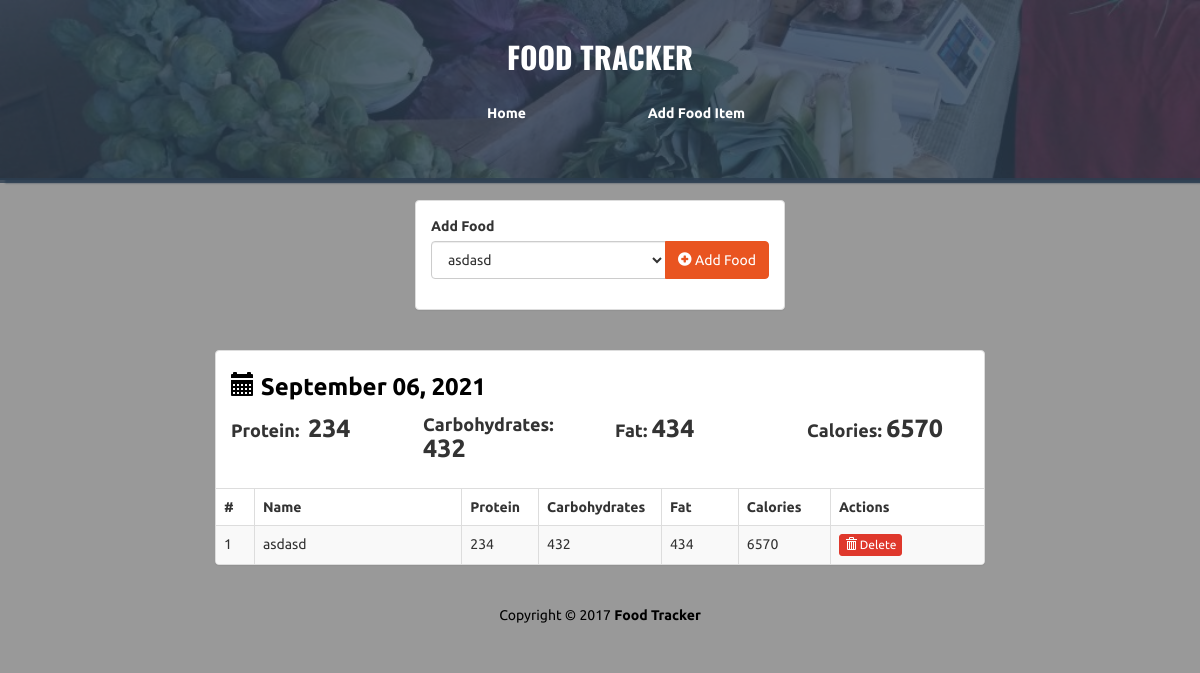
Page /view/2 on the committed database.
### foodtracker/models.py (models this page shows)
class Log(db.Model):
    id = db.Column(db.Integer, primary_key=True)
    date = db.Column(db.Date, nullable=False)
    foods = db.relationship('Food', secondary=log_food)

class Food(db.Model):
    id = db.Column(db.Integer, primary_key=True)
    name = db.Column(db.String(50), unique=True, nullable=False)
    proteins = db.Column(db.Integer, nullable=False)
    carbs = db.Column(db.Integer, nullable=False)
    fats = db.Column(db.Integer, nullable=False)
    @property
    def calories(self):
        return self.proteins * 4 + self.carbs * 4 + self.fats * 9

### foodtracker/routes.py (the view)
@main.route('/view/<int:log_id>')
def view(log_id):
    log = Log.query.get_or_404(log_id)
    foods = Food.query.all()
    totals = {
        'protein': 0,
        'carbs': 0,
        'fat': 0,
        'calories': 0
    }
    for food in log.foods:
        totals['protein'] += food.proteins
        totals['carbs'] += food.carbs
        totals['fat'] += food.fats
        totals['calories'] += food.calories
    return render_template('view.html', foods=foods, log=log, totals=totals)

### foodtracker/templates/view.html (shortened to what this page needs)
<!DOCTYPE html>
<html lang="en">
<head>
    <link rel="stylesheet" href="{{ url_for('static', filename='bs/css/united.min.css')}}" />
    <link rel="stylesheet" href="{{ url_for('static', filename='styles.css')}}" />
</head>
<body>
    <div class="container-fluid" id="wrapper">
        <div class="row" id="homeJumbo">
            <div class="overlay"></div>
            <div class="col-lg-12">
                <h1>
                    <a href="{{ url_for('main.index') }}">FOOD TRACKER</a>
                </h1>
                <div class="row t20">
                    <div class="col-lg-4 col-lg-offset-4">
                        <ul class="nav nav-pills nav-justified">
                            <li role="presentation">
                                <a href="{{ url_for('main.index') }}" title="Home">Home</a>
                            </li>
                            <li role="presentation">
                                <a href="{{ url_for('main.add') }}" title="Add Food Item">Add Food Item</a>
                            </li>
                        </ul>
                    </div>
                </div>
            </div>
        </div>
        <div class="row t20">
            <div class="col-lg-4 col-lg-offset-4">
                <div class="panel panel-default">
                    <div class="panel-body">
                        <form action="{{ url_for('main.add_food_to_log', log_id=log.id) }}" method="POST" role="form">
                            <div class="form-group">
                                <label>Add Food</label>
                                <div class="input-group">
                                    <select class="form-control" name="food-select">
                                        {% for food in foods %}
                                        <option value="{{food.id}}">{{ food.name }}</option>
                                        {% endfor %}
                                    </select>
                                    <span class="input-group-btn">
                                        <button type="submit" class="btn btn-primary" id="add-btn">
                                            <i class="glyphicon glyphicon-plus-sign"></i> Add Food
                                        </button>
                                    </span>
                                </div>
                            </div>
                        </form>
                    </div>
                </div>
            </div>
        </div>
        <div class="row t20">
            <div class="col-lg-8 col-lg-offset-2">
                <div class="panel panel-default">
                    <div class="panel-body">
                        <h3 class="lean-h text-black">
                            <i class="glyphicon glyphicon-calendar"></i> {{log.date.strftime('%B %d, %Y')}}
                        </h3>
                        <div class="row">
                            <div class="col-lg-3">
                                <h4 class="lean-h">
                                    Protein: &nbsp;<strong class="f25">{{ totals['protein'] }}</strong>
                                </h4>
                            </div>
                            <div class="col-lg-3">
                                <h4 class="lean-h">
                                    Carbohydrates: <strong class="f25">{{ totals['carbs'] }}</strong>
                                </h4>
                            </div>
                            <div class="col-lg-3">
                                <h4 class="lean-h">
                                    Fat: <strong class="f25">{{ totals['fat'] }}</strong>
                                </h4>
                            </div>
                            <div class="col-lg-3">
                                <h4 class="lean-h">
                                    Calories: <strong class="f25">{{ totals['calories'] }}</strong>
                                </h4>
                            </div>
                        </div>
                    </div>
                    <div class="table-responsive">
                        <table class="table table-striped table-hover table-bordered">
                            <thead>
                                <tr>
                                    <th style="width: 5%;">#</th>
                                    <th>Name</th>
                                    <th style="width: 10%;">Protein</th>
                                    <th style="width: 16%;">Carbohydrates</th>
                                    <th style="width: 10%;">Fat</th>
                                    <th style="width: 12%;">Calories</th>
                                    <th style="width: 20%;">Actions</th>
                                </tr>
                            </thead>
                            <tbody>
                                {% for food in log.foods %}
                                <tr>
                                    <td>{{ loop.index }}</td>
                                    <td>{{ food.name }}</td>
                                    <td>{{ food.proteins }}</td>
                                    <td>{{ food.carbs }}</td>
                                    <td>{{ food.fats }}</th>
                                    <td>{{ food.calories }}</td>
                                    <td>
                                        <a href="{{ url_for('main.remove_food_from_log', log_id=log.id, food_id=food.id) }}"
                                            class="btn btn-danger btn-xs">
                                            <i class="glyphicon glyphicon-trash"></i> Delete
                                        </a>
                                    </td>
                                </tr>
                                {% endfor %}
                            </tbody>
                        </table>
                    </div>
                </div>
            </div>
        </div>
        <footer>
            <div class="row pad">
                <div class="col-lg-12 text-center">
                    Copyright &copy; 2017 <strong>Food Tracker</strong>
                </div>
            </div>
        </footer>
    </div>
</body>
</html>

### foodtracker/static/styles.css (style rules this page uses)
body { background: rgba(0, 0, 0, 0.4); font-family: "Ubuntu", sans-serif; }
#homeJumbo { position: relative; min-height: 180px; background: rgba(44, 62, 80, 0.8); background-image: url("./img/bg.jpg"); background-size: cover; background-repeat: no-repeat; border-bottom: 2px solid rgba(44, 62, 80, 0.8); box-shadow: 7px 1px 2px 2px rgba(44, 62, 80, 0.8); }
#homeJumbo > div.overlay { position: absolute; height: 183px; width: 100%; background: rgba(44, 62, 80, 0.8); }
#homeJumbo h1 { font-size: 30px; color: white; font-family: "Oswald"; text-align: center; padding-top: 20px; font-weight: bolder; }
#homeJumbo h1 > a { color: white; text-decoration: none; }
.t20 { margin-top: 20px; }
.f25 { font-size: 25px; }
.nav-justified > li > a { color: white; font-weight: bolder; }
.nav-pills > li + li { padding-left: 10px; }
.lean-h { margin-top: 5px; margin-bottom: 10px; font-weight: bolder; }
.text-black { color: black !important; }
footer { margin-top: 20px; color: black; margin-bottom: 20px; }

### rows in the picture
Log: date "September 06, 2021"
Food: name "asdasd", proteins "234", carbs "432", fats "434", calories "6570"

### other values in the picture
{{ totals['protein'] }} "234"
{{ totals['carbs'] }} "432"
{{ totals['fat'] }} "434"
{{ totals['calories'] }} "6570"
form field food-select "asdasd"
